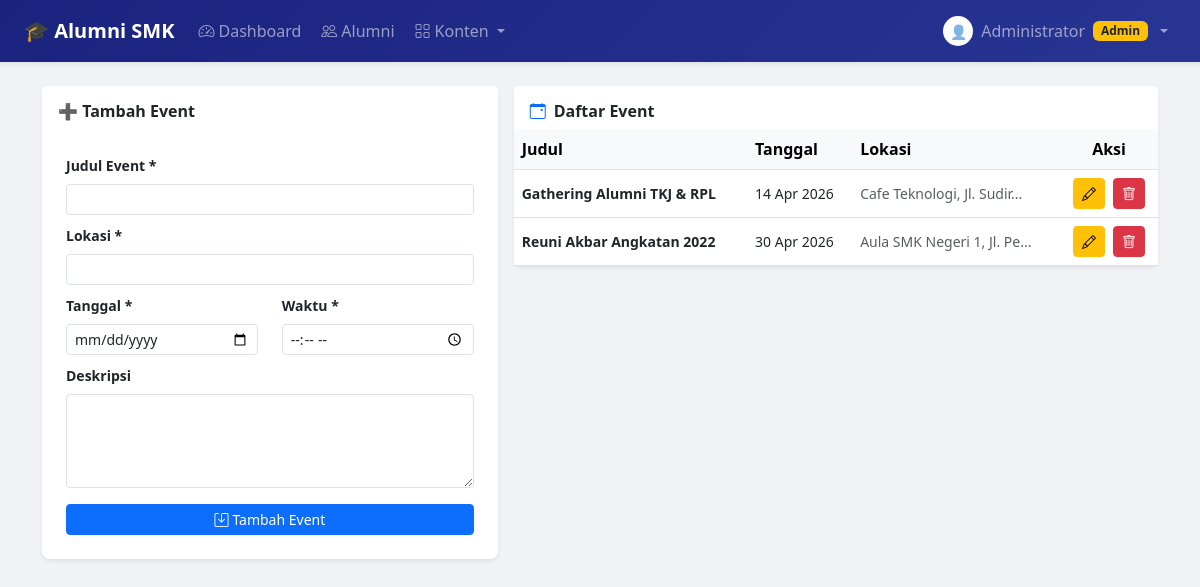
The page /admin/kelola_event.php (signed in) on the database its author committed.
### tables this page shows
CREATE TABLE event (
    id_event    INT AUTO_INCREMENT PRIMARY KEY,
    judul       VARCHAR(200) NOT NULL,
    deskripsi   TEXT NOT NULL,
    lokasi      VARCHAR(200) NOT NULL,
    tanggal     DATE NOT NULL,
    waktu       TIME NOT NULL,
    poster      VARCHAR(255) DEFAULT NULL,
    id_alumni   INT,
    created_at  TIMESTAMP DEFAULT CURRENT_TIMESTAMP,
    FOREIGN KEY (id_alumni) REFERENCES alumni(id_alumni) ON DELETE SET NULL
);

### admin/kelola_event.php (the view, shortened to what this page needs)
<?php
require_once '../includes/koneksi.php';
$event_list = $koneksi->query("SELECT * FROM event ORDER BY tanggal ASC");
$edit_data = null;
?>
<!DOCTYPE html>
<html lang="id">
<head>
    <link href="https://cdn.jsdelivr.net/npm/bootstrap@5.3.0/dist/css/bootstrap.min.css" rel="stylesheet">
    <link href="https://cdn.jsdelivr.net/npm/bootstrap-icons@1.10.5/font/bootstrap-icons.css" rel="stylesheet">
</head>
<body>
<?php require_once '../includes/navbar.php'; ?>
<div class="container mt-4 pb-5">
    <div class="row g-3">
        <div class="col-md-5">
            <div class="card border-0 shadow-sm rounded-3">
                <div class="card-header bg-white border-0 pt-3">
                    <h6 class="fw-bold mb-0">
                        <?= $edit_data ? '✏️ Edit Event' : '➕ Tambah Event' ?>
                    </h6>
                </div>
                <div class="card-body p-4">
                    <form method="POST">
                        <div class="mb-2">
                            <label class="form-label small fw-semibold">Judul Event *</label>
                            <input type="text" name="judul" class="form-control form-control-sm"
                                value="<?= $edit_data ? htmlspecialchars($edit_data['judul']) : '' ?>" required>
                        </div>
                        <div class="mb-2">
                            <label class="form-label small fw-semibold">Lokasi *</label>
                            <input type="text" name="lokasi" class="form-control form-control-sm"
                                value="<?= $edit_data ? htmlspecialchars($edit_data['lokasi']) : '' ?>" required>
                        </div>
                        <div class="row">
                            <div class="col mb-2">
                                <label class="form-label small fw-semibold">Tanggal *</label>
                                <input type="date" name="tanggal" class="form-control form-control-sm"
                                    value="<?= $edit_data ? $edit_data['tanggal'] : '' ?>" required>
                            </div>
                            <div class="col mb-2">
                                <label class="form-label small fw-semibold">Waktu *</label>
                                <input type="time" name="waktu" class="form-control form-control-sm"
                                    value="<?= $edit_data ? substr($edit_data['waktu'],0,5) : '' ?>" required>
                            </div>
                        </div>
                        <div class="mb-3">
                            <label class="form-label small fw-semibold">Deskripsi</label>
                            <textarea name="deskripsi" class="form-control form-control-sm" rows="4"><?= $edit_data ? htmlspecialchars($edit_data['deskripsi']) : '' ?></textarea>
                        </div>
                        <div class="d-flex gap-2">
                            <button type="submit" class="btn btn-primary btn-sm flex-grow-1">
                                <i class="bi bi-save me-1"></i><?= $edit_data ? 'Simpan Perubahan' : 'Tambah Event' ?>
                            </button>
                        </div>
                    </form>
                </div>
            </div>
        </div>
        <div class="col-md-7">
            <div class="card border-0 shadow-sm rounded-3">
                <div class="card-header bg-white border-0 pt-3">
                    <h6 class="fw-bold mb-0"><i class="bi bi-calendar-event text-primary me-2"></i>Daftar Event</h6>
                </div>
                <div class="table-responsive">
                    <table class="table table-hover align-middle mb-0">
                        <thead class="table-light">
                            <tr><th>Judul</th><th>Tanggal</th><th>Lokasi</th><th class="text-center">Aksi</th></tr>
                        </thead>
                        <tbody>
                            <?php if ($event_list->num_rows > 0):
                                while ($r = $event_list->fetch_assoc()):
                                $lewat = $r['tanggal'] < date('Y-m-d');
                            ?>
                            <tr class="<?= $lewat ? 'text-muted' : '' ?>">
                                <td class="fw-semibold small"><?= htmlspecialchars($r['judul']) ?>
                                </td>
                                <td class="small"><?= date('d M Y',strtotime($r['tanggal'])) ?></td>
                                <td class="small text-muted"><?= htmlspecialchars(substr($r['lokasi'],0,25)) ?>...</td>
                                <td class="text-center">
                                    <a href="?edit=<?= $r['id_event'] ?>" class="btn btn-warning btn-sm">
                                        <i class="bi bi-pencil"></i>
                                    </a>
                                    <a href="?hapus=<?= $r['id_event'] ?>" class="btn btn-danger btn-sm ms-1"
                                        onclick="return confirm('Hapus event ini?')">
                                        <i class="bi bi-trash"></i>
                                    </a>
                                </td>
                            </tr>
                            <?php endwhile; else: ?>
                            <tr><td colspan="4" class="text-center text-muted py-4">Belum ada event.</td></tr>
                            <?php endif; ?>
                        </tbody>
                    </table>
                </div>
            </div>
        </div>
    </div>
</div>
</body>
</html>

### admin/kelola_event.php (style rules this page uses)
body { background:#f0f2f5; }

### rows shown on the page
event: judul "Gathering Alumni TKJ & RPL", tanggal "14 Apr 2026", lokasi "Cafe Teknologi, Jl. Sudir"
event: judul "Reuni Akbar Angkatan 2022", tanggal "30 Apr 2026", lokasi "Aula SMK Negeri 1, Jl. Pe"

### other values the page prints
$_SESSION['nama'] "Administrator"
